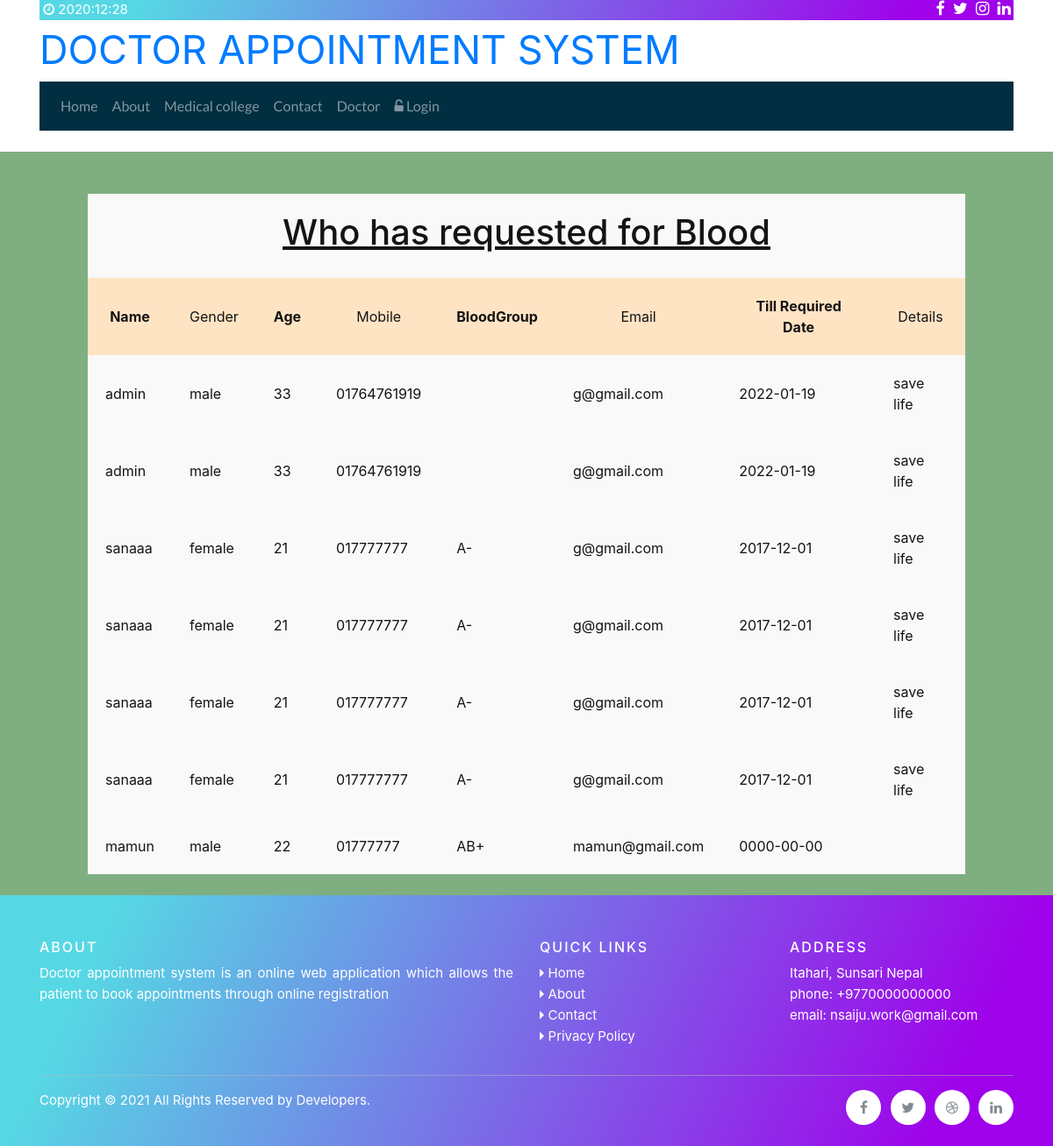
Screenshot of /viewrequest.php with the database file from the repository.
### tables this page shows
CREATE TABLE `requestes` (
  `reg_id` int(100) NOT NULL,
  `name` varchar(100) NOT NULL,
  `gender` varchar(100) NOT NULL,
  `age` int(100) NOT NULL,
  `mobile` varchar(100) NOT NULL,
  `bgroup` varchar(100) NOT NULL,
  `email` varchar(100) NOT NULL,
  `reqdate` date NOT NULL,
  `detail` varchar(100) NOT NULL
);

### viewrequest.php (the view, shortened to what this page needs)
<?php include('header.php'); ?> <br>
	<div class="donor_reg"  style="background-color: #7faf81;"> <br>
		<form method="post" enctype="multipart/form-data"> <br>
	   <table cellpadding="20" cellspacing="20" width="1000px" height=""  style="margin:auto;background-color:#f9f9f9;color:#151314;" >
	  		 <tr><td colspan="9" align="center"><h1 class="text-center"><u>Who has requested for Blood</u></h1></td></tr>
	  		<tr style="background-color:bisque" align="center" class="bold">
	            <th align="center">Name</th>
	            <td align="center">Gender</td>
	            <th align="center">Age</th>
	            <td align="center">Mobile</td>
	            <th align="center">BloodGroup</th>
	            <td align="center">Email</td>
	            <th align="center">Till Required Date</th>
	            <td align="center">Details</td>
	        </tr>
	<?php
	$cn=mysqli_connect("localhost","root","","das");
		$s="select * from requestes";
			$result=mysqli_query($cn,$s);
			while($data=mysqli_fetch_array($result)){
						echo"<tr>
								<td>$data[1]</td>
								<td>$data[2]</td>
								<td>$data[3]</td>
								<td>$data[4]</td>
								<td>$data[5]</td>
								<td>$data[6]</td>
								<td>$data[7]</td>
								<td>$data[8]</td>
							</tr>";
					}
	?>
		</table> <br>
	</form>
	</div>
 <?php include('footer.php'); ?>
</body>
</html>

### rows the page displays
requestes: name "admin", gender "male", age "33", mobile "01764761919", email "g@gmail.com", reqdate "2022-01-19", detail "save life"
requestes: name "admin", gender "male", age "33", mobile "01764761919", email "g@gmail.com", reqdate "2022-01-19", detail "save life"
requestes: name "sanaaa", gender "female", age "21", mobile "017777777", bgroup "A-", email "g@gmail.com", reqdate "2017-12-01", detail "save life"
requestes: name "sanaaa", gender "female", age "21", mobile "017777777", bgroup "A-", email "g@gmail.com", reqdate "2017-12-01", detail "save life"
requestes: name "sanaaa", gender "female", age "21", mobile "017777777", bgroup "A-", email "g@gmail.com", reqdate "2017-12-01", detail "save life"
requestes: name "sanaaa", gender "female", age "21", mobile "017777777", bgroup "A-", email "g@gmail.com", reqdate "2017-12-01", detail "save life"
requestes: name "mamun", gender "male", age "22", mobile "01777777", bgroup "AB+", email "mamun@gmail.com", reqdate "0000-00-00"
